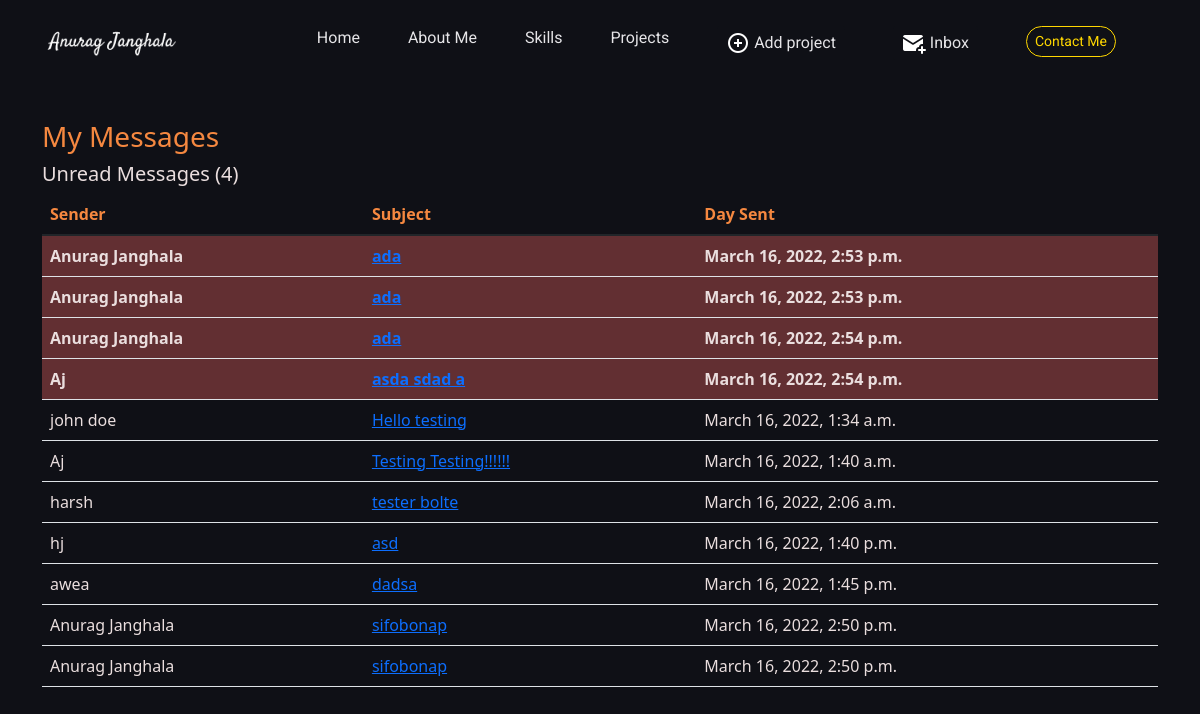
The page /inbox/ (signed in) on the database its author committed.
### folio/models.py (models this page shows, shortened)
class Message(models.Model):
    name = models.CharField(max_length=200)
    email = models.CharField(max_length=200)
    subject = models.CharField(max_length=200)
    body = models.TextField()
    is_read = models.BooleanField(default=False)
    created = models.DateTimeField(auto_now_add=True)
    id = models.UUIDField(default=uuid.uuid4, unique=True, primary_key=True, editable=False)

### folio/views.py (the view)
# urls.py: path('inbox/', views.inbox, name='inbox'),
def inbox(request):
    inbox = Message.objects.all().order_by('is_read')
    unreadCount = Message.objects.filter(is_read=False).count()
    context = {'inbox': inbox, 'unreadCount': unreadCount}
    return render(request, 'folio/inbox.html', context)

### folio/templates/folio/inbox.html (shortened to what this page needs)
{% extends 'base.html' %} {% load static %} {% block css_files %}
<link rel="stylesheet" href="{% static 'folio/style.css' %}" />
{% endblock %} {% block content %}
<div class="container">
  <h3>My Messages</h3>
  <h5>Unread Messages ({{unreadCount}})</h5>
  <table class="table">
    <thead>
      <th>Sender</th>
      <th>Subject</th>
      <th>Day Sent</th>
    </thead>
    <tbody>
      {% for message in inbox %} {% if message.is_read %}
      <tr>
        <td>{{message.name}}</td>
        <td>
          <a href="{% url 'message' message.id %}">{{message.subject}}</a>
        </td>
        <td>{{message.created}}</td>
      </tr>
      {% else %}
      <tr style="font-weight: 900; background-color: rgba(221, 92, 92, 0.404)">
        <td>{{message.name}}</td>
        <td>
          <a href="{% url 'message' message.id %}">{{message.subject}}</a>
        </td>
        <td>{{message.created}}</td>
      </tr>
      {% endif %} {% endfor %}
    </tbody>
  </table>
</div>
{% endblock %}

### static/global.css (style rules this page uses)
html { font-family: 'Roboto', sans-serif; }
body { margin: 0; padding: 0; box-sizing: border-box; background-color: #0f1016; }

### folio/templates/folio/inbox.html (style rules this page uses)
.container { margin-top: 60px; }
th, h3 { color: #f58840; }
td, h5 { color: #eadede; }

### rows shown on the page
Message: name "Anurag Janghala", subject "ada", created "March 16, 2022, 2:53 p.m."
Message: name "Anurag Janghala", subject "ada", created "March 16, 2022, 2:53 p.m."
Message: name "Anurag Janghala", subject "ada", created "March 16, 2022, 2:54 p.m."
Message: name "Aj", subject "asda sdad a", created "March 16, 2022, 2:54 p.m."
Message: name "john doe", subject "Hello testing", created "March 16, 2022, 1:34 a.m."
Message: name "Aj", subject "Testing Testing!!!!!!", created "March 16, 2022, 1:40 a.m."
Message: name "harsh", subject "tester bolte", created "March 16, 2022, 2:06 a.m."
Message: name "hj", subject "asd", created "March 16, 2022, 1:40 p.m."
Message: name "awea", subject "dadsa", created "March 16, 2022, 1:45 p.m."
Message: name "Anurag Janghala", subject "sifobonap", created "March 16, 2022, 2:50 p.m."
Message: name "Anurag Janghala", subject "sifobonap", created "March 16, 2022, 2:50 p.m."

### other values the page prints
{{ unreadCount }} "4"
